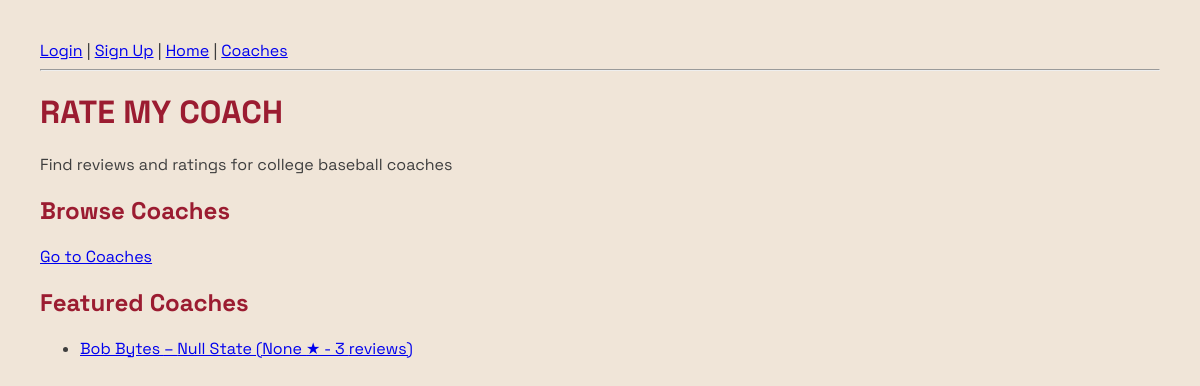
Before: / with the older database file.
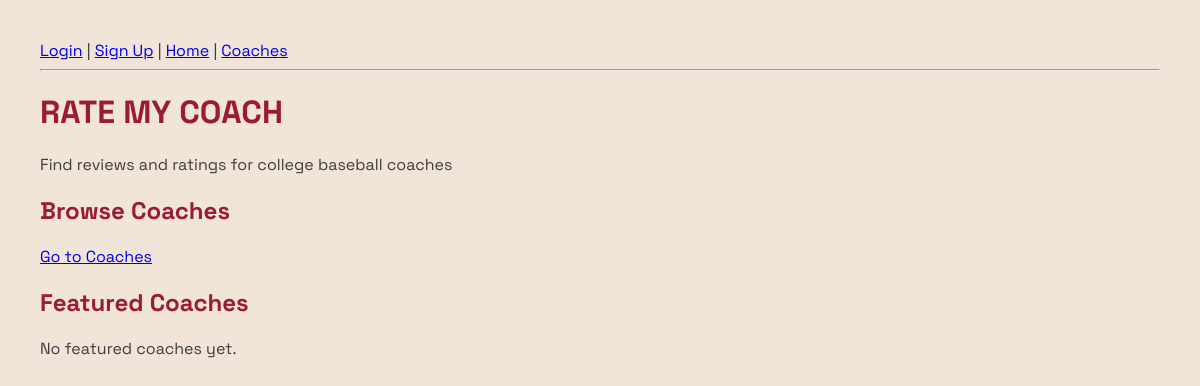
After: the same page with the newer database file.
### tables this page shows
CREATE TABLE Coach (
    coach_ID INT AUTO_INCREMENT PRIMARY KEY,
    name VARCHAR(100) NOT NULL,
    team VARCHAR(100),
    con_ID INT,
    avg_rating DECIMAL(3,2) DEFAULT 0,
    FOREIGN KEY (con_ID) REFERENCES Conference(con_ID)
);

### app.py (the view)
@app.route('/')
def home():
    cursor.execute("""
        SELECT c.coach_ID, c.name, c.team, c.avg_rating, COUNT(r.r_ID) AS review_count
        FROM Coach c
        JOIN Review r ON c.coach_ID = r.coach_ID
        GROUP BY c.coach_ID
        HAVING COUNT(r.r_ID) >= 3
        ORDER BY avg_rating DESC
        LIMIT 10
    """)
    featured_coaches = cursor.fetchall()
    return render_template('index.html', featured_coaches=featured_coaches)

### templates/index.html (shortened to what this page needs)
{% extends "base.html" %}
{% block content %}
  <h1>RATE MY COACH</h1>
  <p>Find reviews and ratings for college baseball coaches</p>
  <h2>Browse Coaches</h2>
  <a href="/coaches">Go to Coaches</a>
  <h2>Featured Coaches</h2>
  {% if featured_coaches %}
    <ul>
      {% for coach in featured_coaches %}
        <li>
          <a href="/coach/{{ coach.coach_ID }}">
            {{ coach.name }} – {{ coach.team }} ({{ coach.avg_rating }} ★ - {{ coach.review_count }} reviews)
          </a>
        </li>
      {% endfor %}
    </ul>
  {% else %}
    <p>No featured coaches yet.</p>
  {% endif %}
{% endblock %}

Changed rows visible on the page:
removed Coach: name "Bob Bytes", team "Null State", avg_rating "None", review_count "3"
Other visible differences:
text now shown: "No featured coaches yet."
